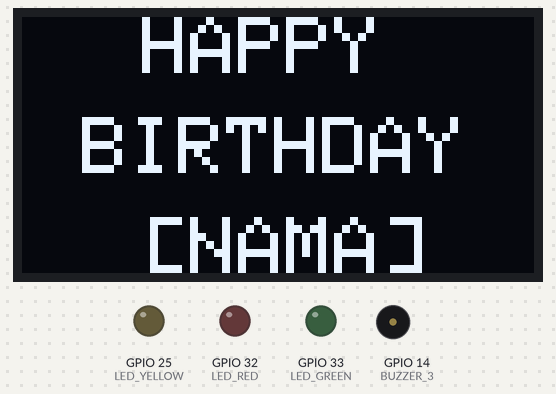
Bench run of a sketch on a simulated ESP32. On the bench: 128×64 one-colour display, output pins drawn as LEDs (lit = HIGH), buzzer (waves = sounding).

Above: at 0.1 s.
At 5.1 s:
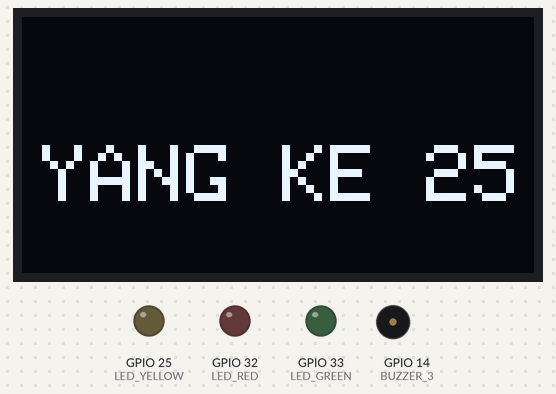
At 10.56 s:
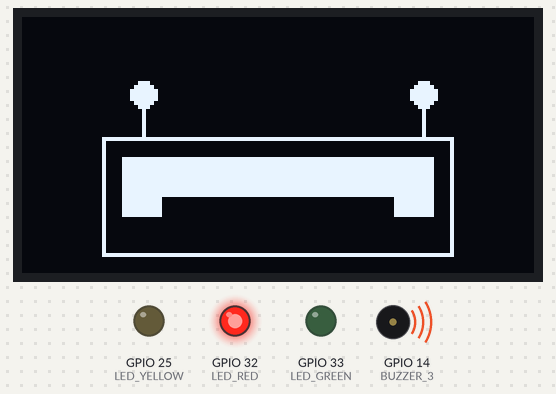
Timing chart, 0 to 40.0 s (numbered marks = the images above):
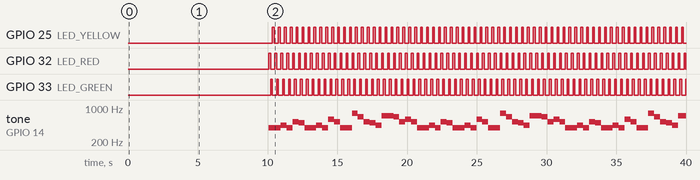

Measured:
- by itself, GPIO 25 (LED_YELLOW), GPIO 32 (LED_RED), GPIO 33 (LED_GREEN): alternates HIGH for 0.13 s and LOW for 0.30 s
- by itself, tone on GPIO 14 (BUZZER_3): plays 392 Hz for 0.85 s, 440 Hz for 0.43 s, 392 Hz for 0.43 s, 523 Hz for 0.43 s, 494 Hz for 0.43 s, 392 Hz for 0.85 s … (59 notes in this stretch)
- what the display in image 1 shows lasts 5.0 s, from 5.1 s to 10.1 s

The sketch:

main.ino
```cpp
#include <Wire.h>
#include <Adafruit_GFX.h>
#include <Adafruit_SSD1306.h>

#define SCREEN_WIDTH 128
#define SCREEN_HEIGHT 64
Adafruit_SSD1306 display(SCREEN_WIDTH, SCREEN_HEIGHT, &Wire, -1);

// pin led dan buzzer
#define LED_RED 32
#define LED_GREEN 33
#define LED_YELLOW 25
#define BUZZER_1 26
#define BUZZER_2 27
#define BUZZER_3 14

int melody[] = {
  392, 392, 440, 392, 523, 494,
  392, 392, 440, 392, 587, 523,
  392, 392, 784, 659, 523, 494, 440,
  698, 698, 659, 523, 587, 523
};

int noteDurations[] = {
  4, 4, 4, 4, 4, 4,
  4, 4, 4, 4, 4, 4,
  4, 4, 4, 4, 4, 4, 4,
  4, 4, 4, 4, 4, 4
};

void setup() {
  pinMode(LED_RED, OUTPUT);
  pinMode(LED_GREEN, OUTPUT);
  pinMode(LED_YELLOW, OUTPUT);

  ledcAttachPin(BUZZER_1, 0);
  ledcAttachPin(BUZZER_2, 1);
  ledcAttachPin(BUZZER_3, 2);
  ledcSetup(0, 1000, 8);
  ledcSetup(1, 1000, 8);
  ledcSetup(2, 1000, 8);

  if (!display.begin(SSD1306_SWITCHCAPVCC, 0x3C)) {
    Serial.println("SSD1306 allocation failed");
    for (;;);
  }

  display.clearDisplay();
  display.setTextColor(SSD1306_WHITE);

  String name = "[NAMA]";
  String umur = "YANG KE 25";

  display.setTextSize(2);  // 1 ukuran kecil 2 kuran besar
  int xPos1 = (SCREEN_WIDTH - 10 * 5 - 18) / 2;
  display.setCursor(xPos1, 0);
  display.println("HAPPY");

  int xPosH = (SCREEN_WIDTH - 10 * 8 - 18) / 2;
  display.setCursor(xPosH, 25);
  display.println("BIRTHDAY");

  display.setCursor(xPos1, 50);
  display.println(name);
  display.display();
  delay(5000);

  display.clearDisplay();

  display.setTextSize(2);  // 1 ukuran kecil 2 ukuran besar
  int xPos2 = (SCREEN_WIDTH - 10 * String(umur).length() - 18) / 2;
  display.setCursor(xPos2, SCREEN_HEIGHT / 2);
  display.println(umur);
  display.display();
  delay(5000);

  display.clearDisplay();
  drawBirthdayCake();
  display.display();
}

void loop() {
  for (int thisNote = 0; thisNote < 25; thisNote++) {
    int noteDuration = 1000 / noteDurations[thisNote];

    // play nada pada buzzer
    ledcWriteTone(0, melody[thisNote]);  // BUZZER_1
    ledcWriteTone(1, melody[thisNote]);  // BUZZER_2
    ledcWriteTone(2, melody[thisNote]);  // BUZZER_3

    // on led bergantian
    digitalWrite(LED_RED, HIGH);
    delay(noteDuration / 2);
    digitalWrite(LED_RED, LOW);

    digitalWrite(LED_GREEN, HIGH);
    delay(noteDuration / 2);
    digitalWrite(LED_GREEN, LOW);

    digitalWrite(LED_YELLOW, HIGH);
    delay(noteDuration / 2);
    digitalWrite(LED_YELLOW, LOW);

    delay(50);
  }

  ledcWriteTone(0, 0);
  ledcWriteTone(1, 0);
  ledcWriteTone(2, 0);

}

// gambar kue ulang tahun
void drawBirthdayCake() {
  display.drawRect(20, 30, 88, 30, SSD1306_WHITE);  // Kue
  display.fillRect(25, 35, 78, 10, SSD1306_WHITE);  // Bagian atas kue
  display.fillRect(25, 40, 10, 10, SSD1306_WHITE);  // Lilin kiri
  display.fillRect(93, 40, 10, 10, SSD1306_WHITE);  // Lilin kanan
  display.drawLine(30, 30, 30, 20, SSD1306_WHITE);  // Api lilin kiri
  display.drawLine(100, 30, 100, 20, SSD1306_WHITE);  // Api lilin kanan
  display.fillCircle(30, 19, 3, SSD1306_WHITE);  // Api lilin kiri
  display.fillCircle(100, 19, 3, SSD1306_WHITE);  // Api lilin kanan
}
```
